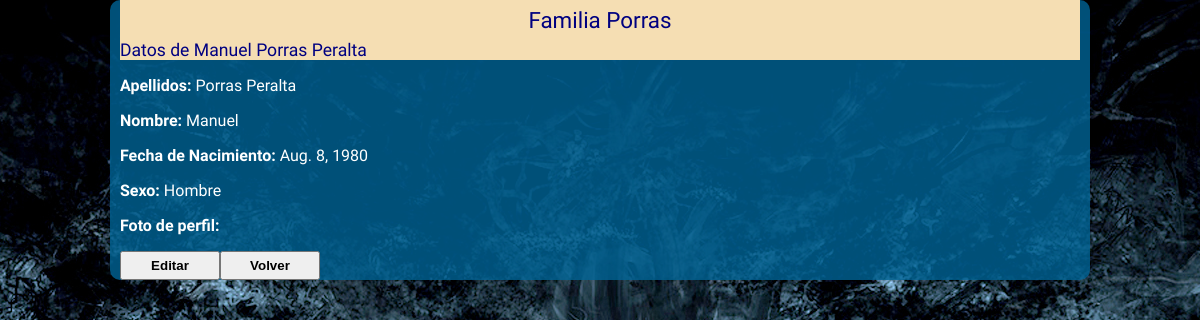
Page /family/member/1/ on the earlier database version.
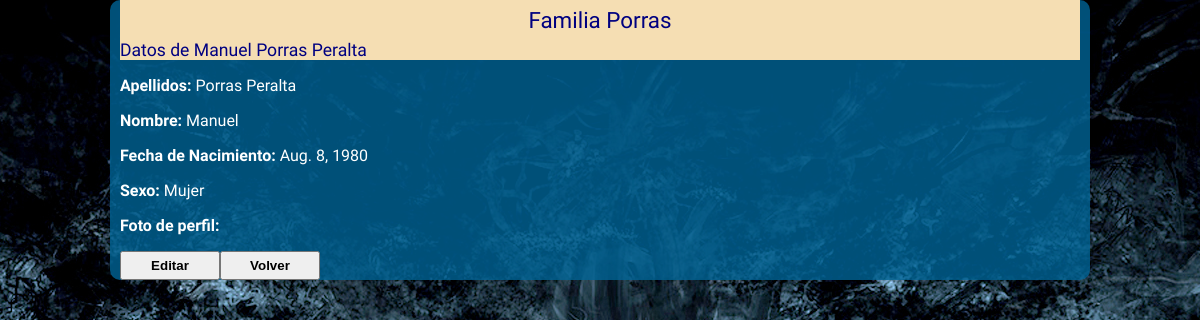
Same page on the later database version.
### family/models.py (models this page shows, shortened)
class Member(models.Model):
	member_family_id = models.ForeignKey(Family) #Clave ajena que une al miembro de la familia con su familia
	member_name = models.CharField(verbose_name='Nombre',max_length=100) #Nombre del miembro de la familia
	member_surname = models.CharField(verbose_name='Apellidos',max_length=100) #Apellido o Apellidos del miembro de la familia
	member_sex = models.CharField(verbose_name='Sexo',choices=(('Hombre','Hombre'),('Mujer','Mujer'),('No especificado','No especificado')),max_length=20) #Sexo del miembro de la familia
	member_birth = models.DateField('Fecha de nacimiento',help_text='Fecha en este formato <em>YYYY-MM-DD</em>') #Fecha de nacimiento
	member_rip = models.DateField('Fecha de fallecimiento',null=True,blank=True) #Fecha de defunción
	member_profile_image = models.ImageField('Foto de perfil',null=True,blank=True) #Imagen de perfil del miembro de la familia
	member_partner_id = models.IntegerField(default=0) #ID del cónyuge que sirve de enlace a una nueva familia
	member_email = models.EmailField('E-Mail',null=True,blank=True) #Correo electrónico de contacto

### family/views.py (the view)
# urls.py: url(r'^member/(?P<mem_id>[0-9])+/$', views.reqMember, name='member'),
def reqMember(request, mem_id):
	member_data = get_object_or_404(Member, pk=mem_id)
	fam_id = member_data.member_family_id.id
	family_data = get_object_or_404(Family, pk=fam_id)
	context = {'member_data':member_data,'family_data':family_data}
	return render(request, 'family/viewFamMember.html',context)

### family/templates/family/viewFamMember.html (shortened to what this page needs)
{% load staticfiles %}
<head>
	<link rel="stylesheet" type="text/css" href="{% static 'family/style.css' %}" />
</head>
<div class="cuerpo_seccion">
<div class="titulo_seccion">Familia {{ family_data.family_name }}</div>
<div class="titulo_miembro">Datos de {{ member_data.member_name }} {{ member_data.member_surname }}</div>
<p><b>Apellidos:</b> {{ member_data.member_surname }}</p>
<p><b>Nombre:</b> {{ member_data.member_name }}</p>
<p><b>Fecha de Nacimiento:</b> {{ member_data.member_birth }}</p>
<p><b>Sexo:</b> {{ member_data.member_sex }}</p>
<p><b>Foto de perfil:</b>
</p>
<input type="submit" onclick="location.href='/family/member/{{ member_data.id }}/edit/'" value="Editar"><input type="button" onclick="location.href='/family/{{ family_data.id }}/'" value="Volver"/>
</div>

Differences in the rows shown:
changed Member "Manuel": member_sex "Hombre" → "Mujer"
